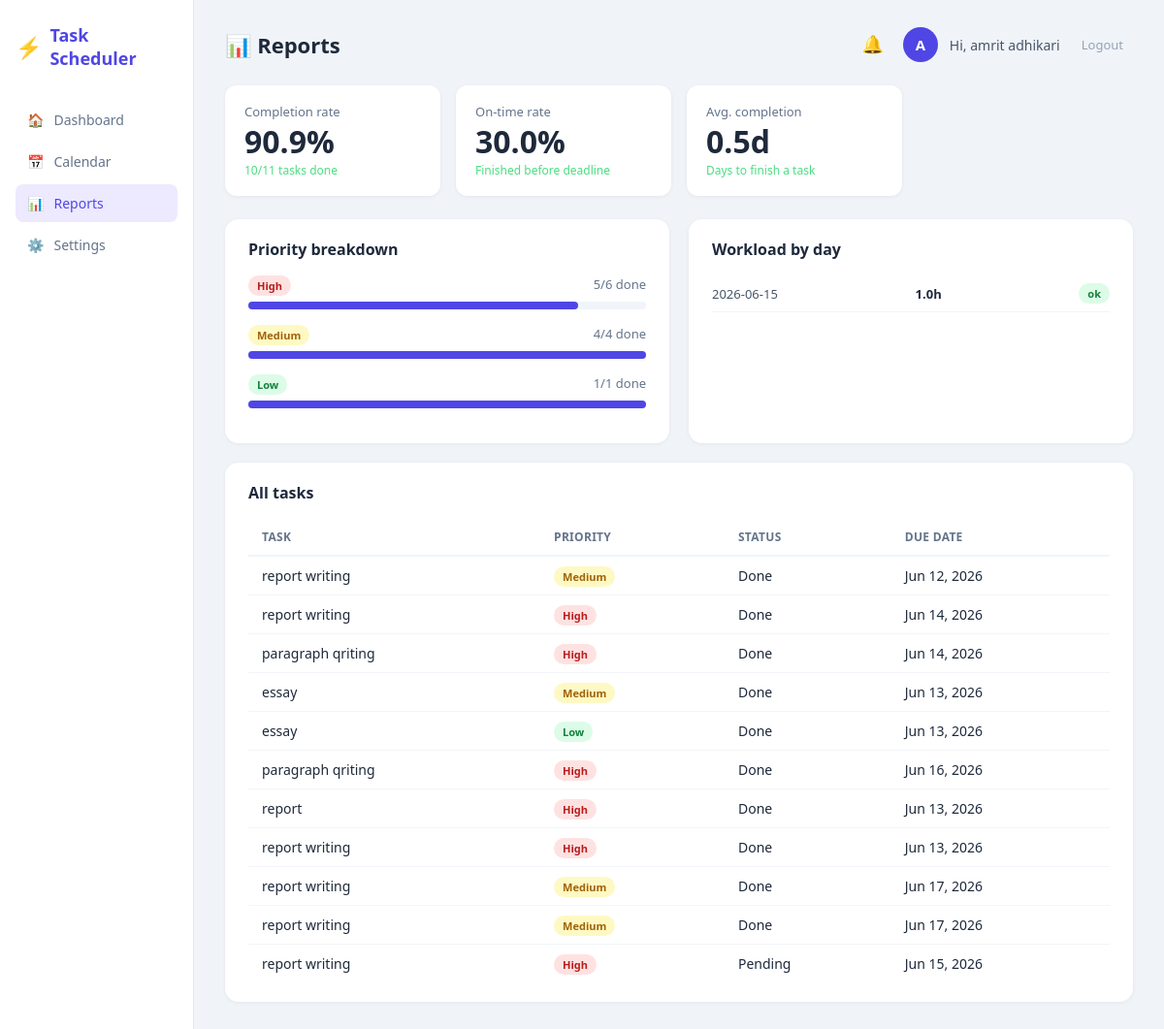
Screenshot of /reports (signed in) with the database file from the repository.
### models.py (models this page shows)
class User(UserMixin, db.Model):
    id = db.Column(db.Integer, primary_key=True)
    username = db.Column(db.String(80), unique=True, nullable=False)
    email = db.Column(db.String(120), unique=True, nullable=False)
    password = db.Column(db.String(200), nullable=False)
    tasks = db.relationship('Task', backref='user', lazy=True)

class Task(db.Model):
    id = db.Column(db.Integer, primary_key=True)
    title = db.Column(db.String(200), nullable=False)
    description = db.Column(db.Text, default='')
    priority = db.Column(db.String(10), default='Medium')
    status = db.Column(db.String(20), default='Pending')
    due_date = db.Column(db.DateTime, nullable=True)
    start_time = db.Column(db.String(10), default='')
    end_time = db.Column(db.String(10), default='')
    created_at = db.Column(db.DateTime, default=datetime.utcnow)
    completed_at = db.Column(db.DateTime, nullable=True)
    is_recurring = db.Column(db.Boolean, default=False)
    recur_type = db.Column(db.String(20), default='')
    user_id = db.Column(db.Integer, db.ForeignKey('user.id'), nullable=False)

### routes.py (the view)
@main.route('/reports')
@login_required
def reports():
    tasks = Task.query.filter_by(user_id=current_user.id).all()
    stats = get_productivity_stats(tasks)
    workload = analyze_workload(tasks)
    return render_template('reports.html', tasks=tasks, stats=stats, workload=workload)

### app.py (called while the page is built)
@login_manager.user_loader
def load_user(user_id):
    return User.query.get(int(user_id))

### scheduler.py (called while the page is built)
def calculate_duration_minutes(start_time, end_time):
    try:
        sh, sm = map(int, start_time.split(':'))
        eh, em = map(int, end_time.split(':'))
        return (eh * 60 + em) - (sh * 60 + sm)
    except:
        return 60

def analyze_workload(tasks):
    from collections import defaultdict
    day_load = defaultdict(int)
    for task in tasks:
        if task.status == 'Done':
            continue
        if task.due_date:
            date_str = task.due_date.strftime('%Y-%m-%d')
            duration = calculate_duration_minutes(task.start_time, task.end_time)
            day_load[date_str] += duration
    result = {}
    for date_str, total_mins in day_load.items():
        if total_mins > 480:
            status = 'danger'
        elif total_mins > 300:
            status = 'warning'
        else:
            status = 'ok'
        result[date_str] = {
            'total_minutes': total_mins,
            'total_hours': round(total_mins / 60, 1),
            'status': status
        }
    return result

### templates/reports.html
{% extends "base.html" %}
{% block page_title %}📊 Reports{% endblock %}
{% block content %}
<div class="stats-row">
  <div class="stat-card">
    <div class="stat-label">Completion rate</div>
    <div class="stat-value">{{ stats.completion_rate }}%</div>
    <div class="stat-sub">{{ stats.completed }}/{{ stats.total }} tasks done</div>
  </div>
  <div class="stat-card">
    <div class="stat-label">On-time rate</div>
    <div class="stat-value">{{ stats.on_time_rate }}%</div>
    <div class="stat-sub">Finished before deadline</div>
  </div>
  <div class="stat-card">
    <div class="stat-label">Avg. completion</div>
    <div class="stat-value">{{ stats.avg_completion_days }}d</div>
    <div class="stat-sub">Days to finish a task</div>
  </div>
</div>
<div class="two-col">
  <div class="card">
    <div class="card-header"><h2>Priority breakdown</h2></div>
    {% for level in ['High', 'Medium', 'Low'] %}
    <div style="margin-bottom:16px">
      <div style="display:flex;justify-content:space-between;margin-bottom:6px">
        <span class="badge badge-{{ level.lower() }}">{{ level }}</span>
        <span style="font-size:13px;color:#64748b">
          {{ stats.priority_done[level] }}/{{ stats.priority_total[level] }} done
        </span>
      </div>
      <div style="background:#f1f5f9;border-radius:8px;height:8px">
        {% if stats.priority_total[level] > 0 %}
          {% set pct = (stats.priority_done[level] / stats.priority_total[level] * 100)|int %}
        {% else %}
          {% set pct = 0 %}
        {% endif %}
        <div style="background:#4f46e5;width:{{ pct }}%;height:8px;border-radius:8px"></div>
      </div>
    </div>
    {% endfor %}
  </div>
  <div class="card">
    <div class="card-header"><h2>Workload by day</h2></div>
    {% if workload %}
      {% for date, info in workload.items()|sort %}
      <div style="display:flex;align-items:center;justify-content:space-between;padding:8px 0;border-bottom:1px solid #f1f5f9">
        <span style="font-size:13px;color:#475569">{{ date }}</span>
        <span style="font-size:13px;font-weight:600">{{ info.total_hours }}h</span>
        <span class="badge
          {% if info.status == 'danger' %}badge-high
          {% elif info.status == 'warning' %}badge-medium
          {% else %}badge-low{% endif %}">
          {{ info.status }}
        </span>
      </div>
      {% endfor %}
    {% else %}
      <p class="empty-state">No scheduled tasks yet</p>
    {% endif %}
  </div>
</div>
<div class="card" style="margin-top:20px">
  <div class="card-header"><h2>All tasks</h2></div>
  <table class="report-table">
    <thead>
      <tr>
        <th>Task</th>
        <th>Priority</th>
        <th>Status</th>
        <th>Due date</th>
      </tr>
    </thead>
    <tbody>
    {% for task in tasks %}
    <tr>
      <td>{{ task.title }}</td>
      <td><span class="badge badge-{{ task.priority.lower() }}">{{ task.priority }}</span></td>
      <td>{{ task.status }}</td>
      <td>{{ task.due_date.strftime('%b %d, %Y') if task.due_date else '—' }}</td>
    </tr>
    {% endfor %}
    </tbody>
  </table>
</div>
{% endblock %}

### templates/base.html (shortened to what this page needs)
<!DOCTYPE html>
<html lang="en">
<head>
  <link rel="stylesheet" href="{{ url_for('static', filename='style.css') }}"/>
</head>
<body>
  <div class="app-wrapper">
    <aside class="sidebar">
      <div class="logo">
        <span class="logo-icon">⚡</span>
        <span class="logo-text">Task Scheduler</span>
      </div>
      <nav>
        <a href="{{ url_for('main.dashboard') }}" class="nav-link {% if request.endpoint == 'main.dashboard' %}active{% endif %}">
          <span>🏠</span> Dashboard
        </a>
        <a href="{{ url_for('main.calendar') }}" class="nav-link {% if request.endpoint == 'main.calendar' %}active{% endif %}">
          <span>📅</span> Calendar
        </a>
        <a href="{{ url_for('main.reports') }}" class="nav-link {% if request.endpoint == 'main.reports' %}active{% endif %}">
          <span>📊</span> Reports
        </a>
        <a href="{{ url_for('main.settings') }}" class="nav-link {% if request.endpoint == 'main.settings' %}active{% endif %}">
  <span>⚙️</span> Settings
</a>
      </nav>
    </aside>
    <main class="main-content">
      <div class="topbar">
        <h1 class="page-title">{% block page_title %}Dashboard{% endblock %}</h1>
        <div class="topbar-right">
          <div class="notif-wrapper">
            <button class="btn-icon notif-bell" onclick="toggleNotifPanel()" id="notif-btn">
              🔔
            </button>
          </div>
          <div class="user-avatar">{{ current_user.username[0].upper() }}</div>
          <span class="username">Hi, {{ current_user.username }}</span>
          <a href="{{ url_for('auth.logout') }}" class="btn-logout">Logout</a>
        </div>
      </div>
      {% block content %}{% endblock %}
    </main>
  </div>
</body>
</html>

### static/style.css (style rules this page uses)
*, *::before, *::after { box-sizing: border-box; margin: 0; padding: 0; }
body { font-family: 'Segoe UI', system-ui, sans-serif; background: #f0f4f8; color: #1e293b; min-height: 100vh; }
.app-wrapper { display: flex; min-height: 100vh; }
.sidebar { width: 200px; min-height: 100vh; background: #ffffff; border-right: 1px solid #e2e8f0; padding: 24px 16px; display: flex; flex-direction: column; gap: 32px; position: fixed; top: 0; left: 0; bottom: 0; z-index: 100; }
.logo { display: flex; align-items: center; gap: 8px; font-weight: 700; font-size: 18px; color: #4f46e5; text-decoration: none; }
.logo-icon { font-size: 22px; }
.logo-text { font-weight: 700; color: #4f46e5; }
nav { display: flex; flex-direction: column; gap: 4px; }
.nav-link { display: flex; align-items: center; gap: 10px; padding: 10px 12px; border-radius: 8px; color: #64748b; text-decoration: none; font-size: 14px; font-weight: 500; transition: background 0.15s, color 0.15s; }
.nav-link.active { background: #ede9fe; color: #4f46e5; }
.main-content { margin-left: 200px; padding: 28px 32px; flex: 1; min-height: 100vh; }
.topbar { display: flex; align-items: center; justify-content: space-between; margin-bottom: 24px; }
.page-title { font-size: 22px; font-weight: 700; color: #1e293b; }
.topbar-right { display: flex; align-items: center; gap: 12px; }
.user-avatar { width: 36px; height: 36px; border-radius: 50%; background: #4f46e5; color: #ffffff; display: flex; align-items: center; justify-content: center; font-weight: 700; font-size: 15px; flex-shrink: 0; }
.username { font-size: 14px; color: #475569; }
.btn-logout { font-size: 13px; color: #94a3b8; text-decoration: none; padding: 6px 10px; border-radius: 6px; transition: color 0.15s; }
.btn-icon { background: none; border: none; font-size: 18px; cursor: pointer; padding: 4px 8px; border-radius: 6px; transition: background 0.15s; }
.stats-row { display: grid; grid-template-columns: repeat(4, 1fr); gap: 16px; margin-bottom: 24px; }
.stat-card { background: #ffffff; border-radius: 12px; padding: 18px 20px; box-shadow: 0 1px 4px rgba(0, 0, 0, 0.06); }
.stat-label { font-size: 13px; color: #64748b; margin-bottom: 4px; }
.stat-value { font-size: 32px; font-weight: 700; color: #1e293b; line-height: 1.1; }
.stat-sub { font-size: 12px; color: #4ade80; margin-top: 4px; }
.card { background: #ffffff; border-radius: 14px; padding: 20px 24px; box-shadow: 0 1px 4px rgba(0, 0, 0, 0.06); }
.card-header { display: flex; align-items: center; justify-content: space-between; margin-bottom: 16px; }
.card-header h2 { font-size: 16px; font-weight: 700; color: #1e293b; }
.two-col { display: grid; grid-template-columns: 1fr 1fr; gap: 20px; }
.badge { font-size: 11px; font-weight: 700; padding: 3px 9px; border-radius: 20px; white-space: nowrap; flex-shrink: 0; }
.badge-high { background: #fee2e2; color: #b91c1c; }
.badge-medium { background: #fef9c3; color: #a16207; }
.badge-low { background: #dcfce7; color: #15803d; }
.report-table { width: 100%; border-collapse: collapse; margin-top: 8px; }
.report-table th { padding: 10px 14px; text-align: left; border-bottom: 2px solid #f1f5f9; color: #64748b; font-weight: 600; font-size: 12px; text-transform: uppercase; letter-spacing: 0.3px; }
.report-table td { padding: 10px 14px; text-align: left; border-bottom: 1px solid #f1f5f9; font-size: 14px; color: #1e293b; }
.report-table tr:last-child td { border-bottom: none; }
.notif-wrapper { position: relative; }
.notif-bell { position: relative; font-size: 18px; }

### rows the page displays
User: username "A", username "amrit adhikari"
Task: priority "Medium", id "4", {{ pct }} 100 (drawn), title "essay", status "Done", due_date "Jun 13, 2026"
Task: priority "Low", user "1", {{ pct }} 100 (drawn), title "essay", status "Done", due_date "Jun 13, 2026"
Task: title "report writing", priority "Medium", status "Done", due_date "Jun 12, 2026"
Task: title "report writing", priority "High", status "Done", due_date "Jun 14, 2026"
Task: title "paragraph qriting", priority "High", status "Done", due_date "Jun 14, 2026"
Task: title "paragraph qriting", priority "High", status "Done", due_date "Jun 16, 2026"
Task: title "report", priority "High", status "Done", due_date "Jun 13, 2026"
Task: title "report writing", priority "High", status "Done", due_date "Jun 13, 2026"
Task: title "report writing", priority "Medium", status "Done", due_date "Jun 17, 2026"
Task: title "report writing", priority "Medium", status "Done", due_date "Jun 17, 2026"
Task: title "report writing", priority "High", status "Pending", due_date "Jun 15, 2026"

### other values shown
{{ stats.completion_rate }} "90.9"
{{ stats.completed }} "10"
{{ stats.total }} "11"
{{ stats.on_time_rate }} "30.0"
{{ stats.avg_completion_days }} "0.5"
{{ level }} "High"
{{ stats.priority_done[level] }} "5"
{{ stats.priority_total[level] }} "6"
{{ date }} "2026-06-15"
{{ info.total_hours }} "1.0"
{{ info.status }} "ok"
